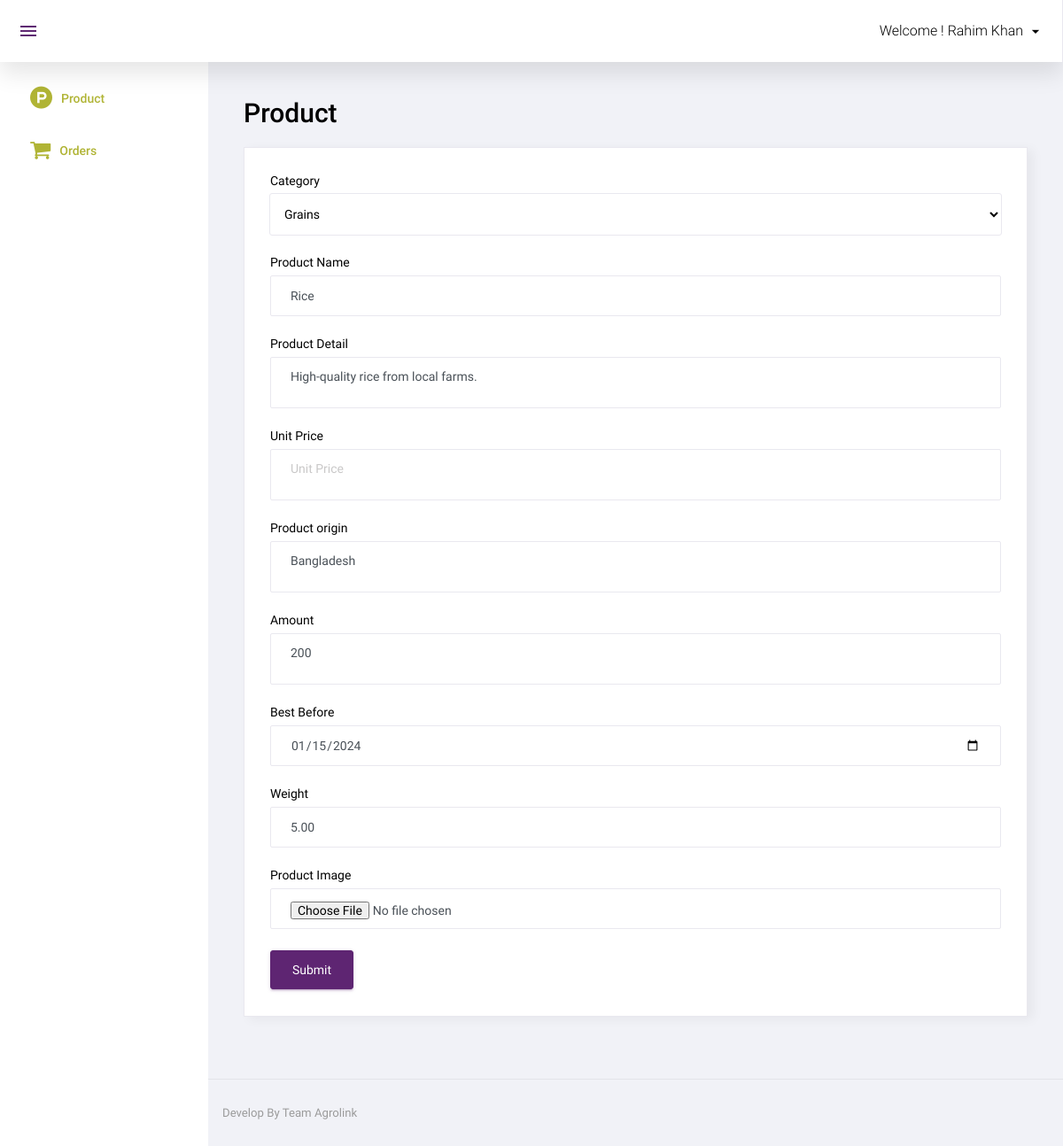
Before: /admin/manage_product.php?id=1 (signed in) with the older database file.
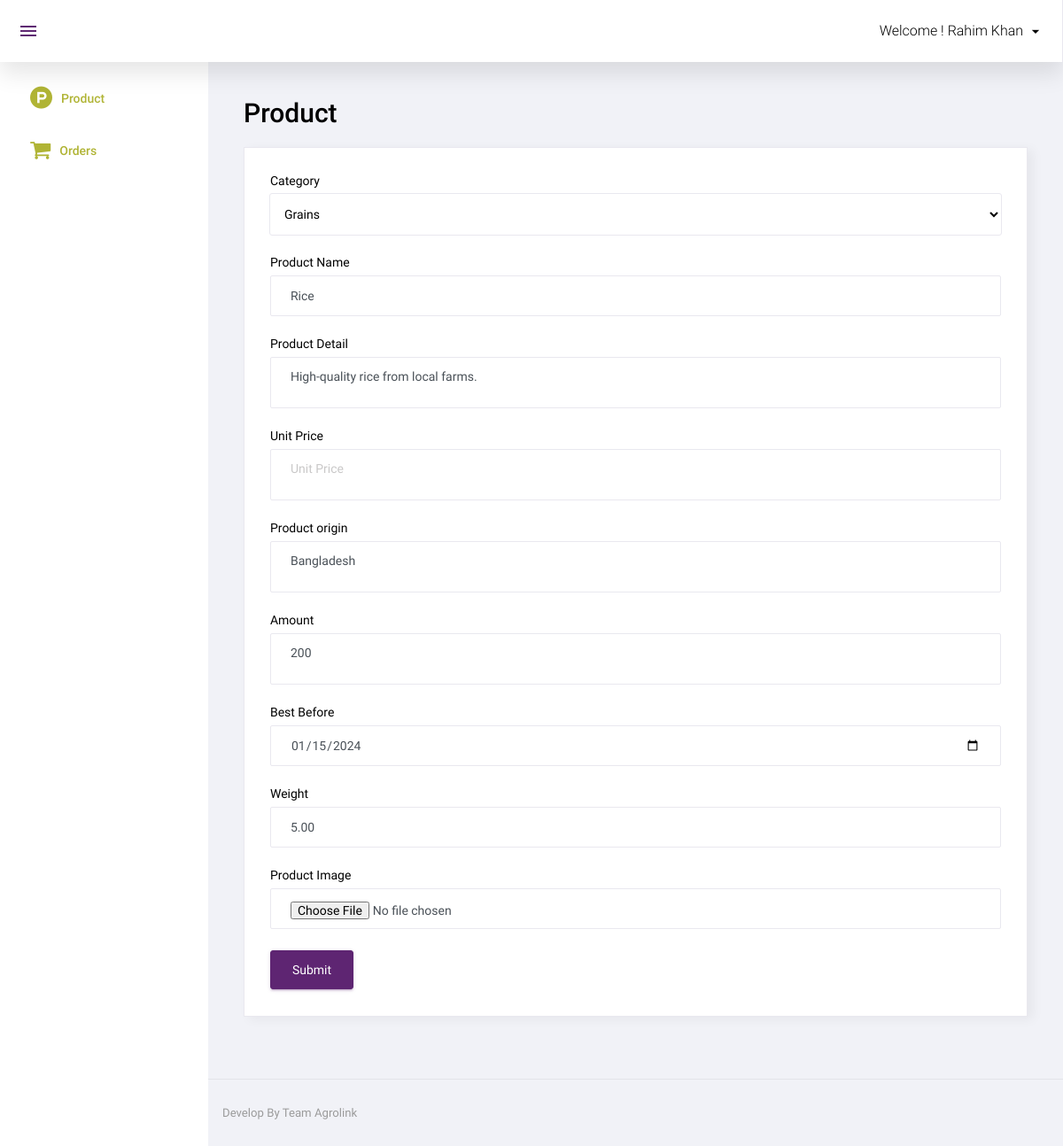
After: the same page with the newer database file.
### tables this page shows
CREATE TABLE PRODUCT (
    product_ID INTEGER AUTO_INCREMENT,
    product_name VARCHAR(100) NOT NULL,
    product_Origin VARCHAR(50) NOT NULL,
    availability INTEGER NOT NULL,
    dateAdded DATE NOT NULL,
    bestBefore DATE,
    product_Size VARCHAR(20),
    weight DECIMAL(10, 2),
    imagelink VARCHAR(100) NOT NULL,
    category VARCHAR(50) NOT NULL,
    unitprice DECIMAL(10, 2),
    description VARCHAR(200),
    CONSTRAINT product_PK PRIMARY KEY (product_ID)
);

### includes/function.inc.php (called while the page is built, shortened)
<?php
include 'database.inc.php';
function get_safe_value($str){
	global $con;
	$str=mysqli_real_escape_string($con,$str);
	return $str;
}
	?>

### admin/manage_product.php (the view, shortened to what this page needs)
<?php
include('top.php');
$category_id = "";
$product_name = "";
$product_detail = "";
$image_status = 'required';
$unit_price = "";
$product_origin = "";
$amount = "";
$best_before = "";
$weight = "";
if (isset($_GET['id']) && $_GET['id'] > 0) {
    $id = get_safe_value($_GET['id']);
    $row = mysqli_fetch_assoc(mysqli_query($con, "SELECT * FROM product WHERE product_ID='$id'"));
    $product_name = get_safe_value($row['product_name']);
    $category_id = get_safe_value($row['category']);
    $product_detail = get_safe_value($row['description']);
    $unit_price = get_safe_value($row['UnitPrice']);
    $product_origin = get_safe_value($row['product_Origin']);
    $amount = get_safe_value($row['availability']);
    $best_before = get_safe_value($row['bestBefore']);
    $weight = get_safe_value($row['weight']);
}
?>
<div class="row">
    <h1 class="grid_title ml10 ml15">Product</h1>
    <div class="col-12 grid-margin stretch-card">
        <div class="card">
            <div class="card-body">
                <form class="forms-sample" method="post" enctype="multipart/form-data">
                    <div class="form-group">
                        <label for="exampleInputName1">Category</label>
                        <select class="form-control" name="category_id" required>
                            <option value="1" <?php echo ($category_id == 1) ? 'selected' : ''; ?>>Grains</option>
                        </select>
                    </div>
                    <div class="form-group">
                        <label for="exampleInputName1">Product Name</label>
                        <input type="text" class="form-control" placeholder="Product" name="product" required value="<?php echo $product_name ?>">
                    </div>
                    <div class="form-group">
                        <label for="exampleInputEmail3" required>Product Detail</label>
                        <textarea name="product_detail" class="form-control" placeholder="Short description"><?php echo $product_detail ?></textarea>
                    </div>
                    <div class="form-group">
                        <label for="exampleInputEmail3" required>Unit Price</label>
                        <textarea name="UnitPrice" class="form-control" placeholder="Unit Price"><?php echo $unit_price ?></textarea>
                    </div>
                    <div class="form-group">
                        <label for="exampleInputEmail3" required>Product origin</label>
                        <textarea name="product_origin" class="form-control" placeholder="Product Origin"><?php echo $product_origin ?></textarea>
                    </div>
                    <div class="form-group">
                        <label for="exampleInputEmail3" required>Amount</label>
                        <textarea name="amount" class="form-control" placeholder="amount"><?php echo $amount ?></textarea>
                    </div>
                    <div class="form-group">
                        <label for="exampleInputEmail3" required>Best Before</label>
                        <input type="date" class="form-control" placeholder="Best Before" name="best_before" value="<?php echo $best_before ?>">
                    </div>
                    <div class="form-group">
                        <label for="exampleInputEmail3" required>Weight</label>
                        <input type="number" step="0.01" class="form-control" name="weight" placeholder="Weight" value="<?php echo $weight ?>">
                    </div>
                    <div class="form-group">
                        <label for="exampleInputEmail3">Product Image</label>
                        <input type="file" class="form-control" placeholder="Product Image" name="image" <?php echo $image_status ?>>
                    </div>
                    <button type="submit" class="btn btn-primary mr-2" name="submit">Submit</button>
                </form>
            </div>
        </div>
    </div>
</div>
<?php include('footer.php'); ?>

Changed rows visible on the page:
changed product "Rice": category_id (not shown) → "Grains"
Other visible differences:
form field category_id: "Grains" → (not shown)
